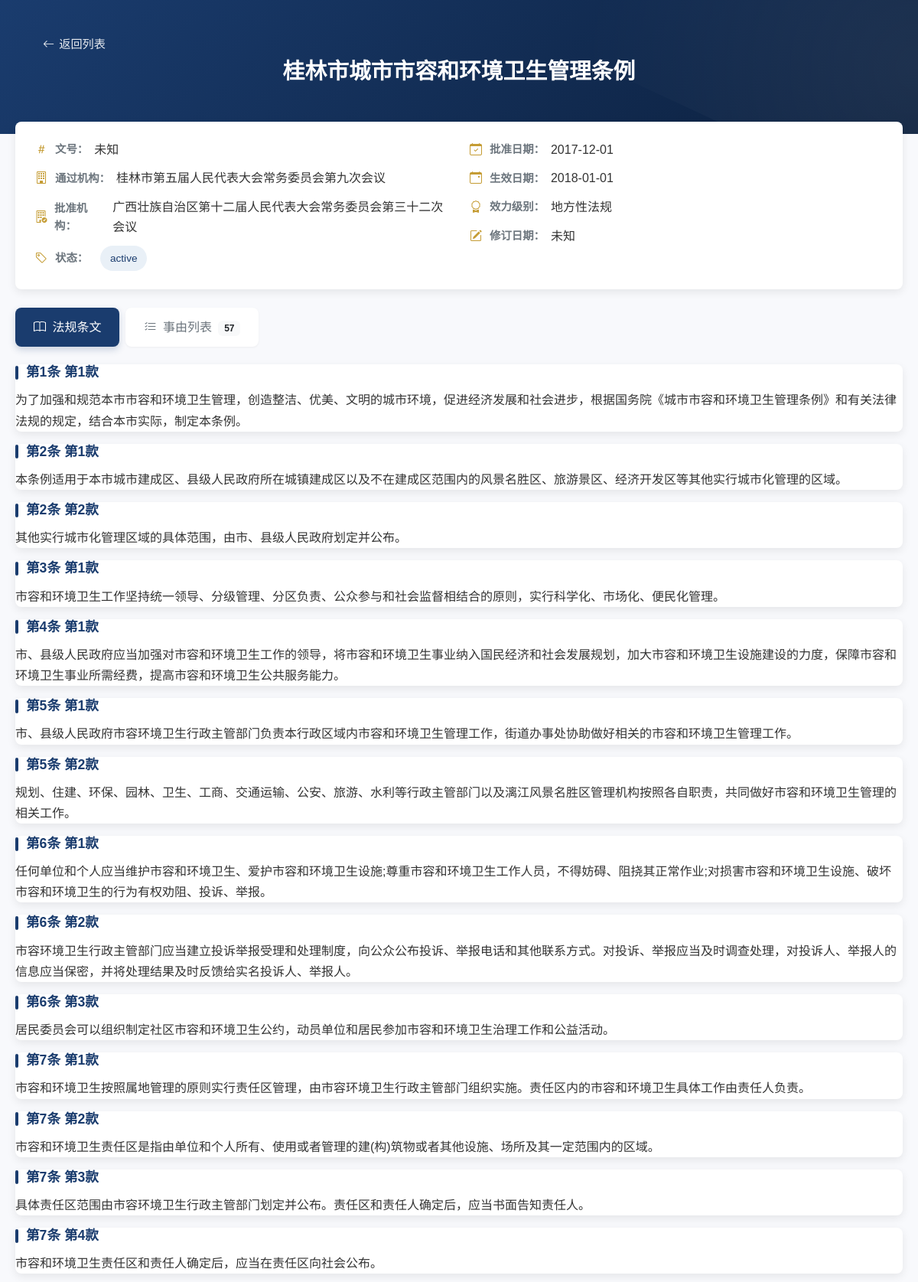
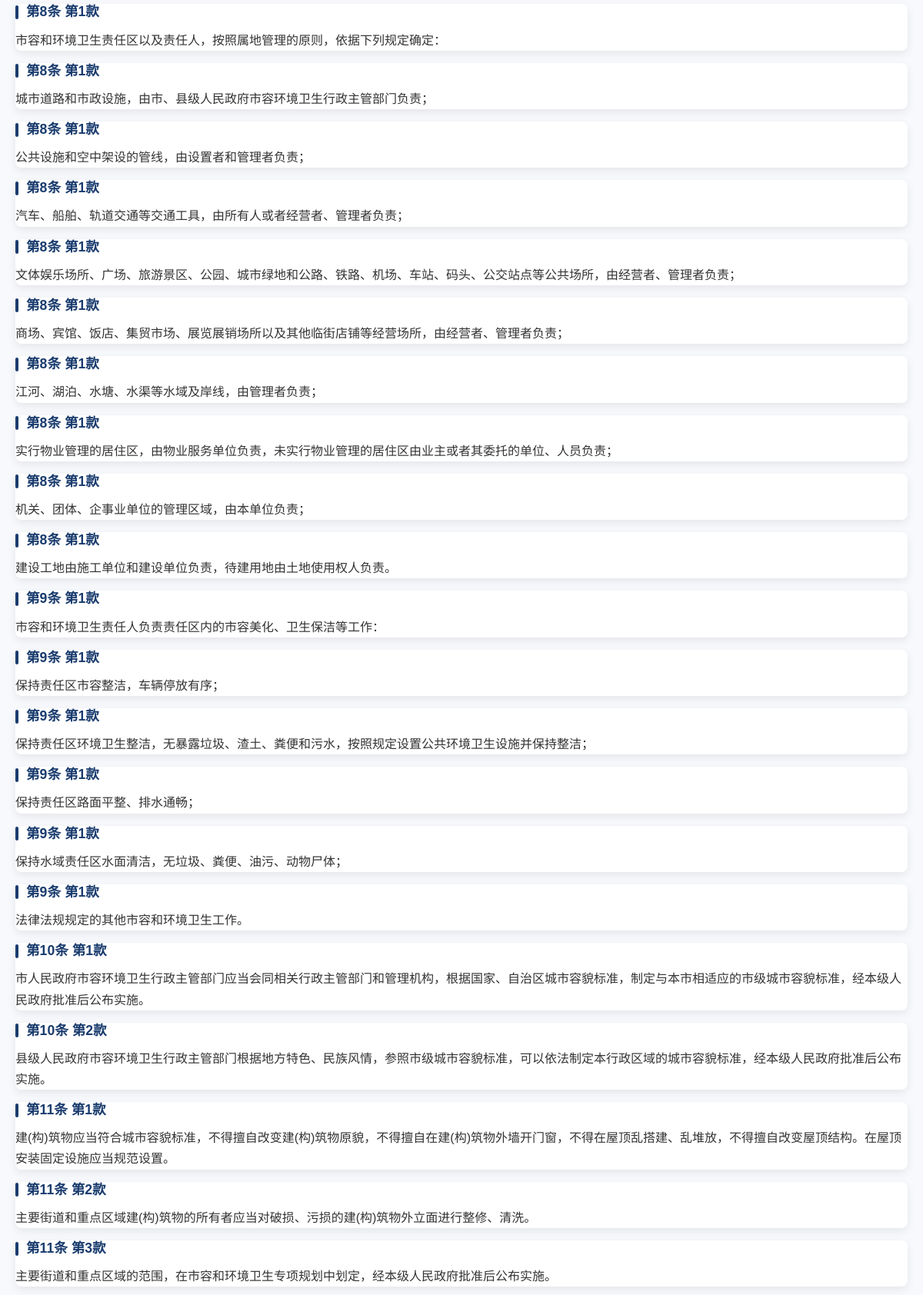
Screenshot of /regulations/5 (upper part) with the database file from the repository (2 pictures, top to bottom).
### models.py (models this page shows)
class LegalRegulation(db.Model):
    id = db.Column(db.Integer, primary_key=True)
    name = db.Column(db.String(200), nullable=False, unique=True)  # 法规名称
    document_number = db.Column(db.String(100))  # 文号
    issued_by = db.Column(db.String(100))  # 通过机构
    approved_by = db.Column(db.String(100))  # 批准机构
    issued_date = db.Column(db.DateTime)  # 批准日期
    effective_date = db.Column(db.DateTime)  # 生效日期
    revision_date = db.Column(db.DateTime)  # 修订日期
    hierarchy_level = db.Column(db.String(50))  # 效力级别
    province = db.Column(db.String(50))  # 省
    city = db.Column(db.String(50))  # 市
    status = db.Column(db.String(20), default='active')  # 状态：active, archived
    structures = relationship('LegalStructure', back_populates='regulation', cascade='all, delete-orphan')
    causes = relationship('LegalCause', back_populates='regulation', cascade='all, delete-orphan')

class LegalStructure(db.Model):
    id = db.Column(db.Integer, primary_key=True)
    regulation_id = db.Column(db.Integer, db.ForeignKey('legal_regulation.id'), nullable=False)
    article = db.Column(db.Integer)  # 条
    paragraph = db.Column(db.Integer)  # 款
    item = db.Column(db.Integer)  # 项
    section = db.Column(db.Integer)  # 目
    content = db.Column(db.Text, nullable=False)
    original_text = db.Column(db.Text)  # 原始文本
    regulation = relationship('LegalRegulation', back_populates='structures')

### app.py (the view)
@app.route('/regulations/<int:regulation_id>')
def regulation_detail(regulation_id):
    regulation = LegalRegulation.query.get_or_404(regulation_id)
    structures = LegalStructure.query.filter_by(regulation_id=regulation_id).all()
    causes = LegalCause.query.filter_by(regulation_id=regulation_id).all()
    return render_template('regulations/detail.html',
                           regulation=regulation,
                           structures=structures,
                           causes=causes)

### app.py (called while the page is built)
@app.context_processor
def utility_processor():
    return {
        'get_punishment_count': get_punishment_count
    }

### templates/regulations/detail.html (shortened to what this page needs)
<!DOCTYPE html>
<html lang="zh">
<head>
    <link href="https://cdn.jsdelivr.net/npm/bootstrap@5.3.0/dist/css/bootstrap.min.css" rel="stylesheet">
    <link rel="stylesheet" href="https://cdn.jsdelivr.net/npm/bootstrap-icons@1.11.0/font/bootstrap-icons.css">
</head>
<body>
    <div class="header-wrapper">
        <div class="app-container">
            <div class="regulation-header">
                <a href="{{ url_for('search_regulations') }}" class="back-button">
                    <i class="bi bi-arrow-left"></i> 返回列表
                </a>
                <h2 class="regulation-title text-center">{{ regulation.name }}</h2>
            </div>
        </div>
    </div>
    <div class="app-container">
        <div class="metadata-card">
            <div class="row metadata-row">
                <div class="col-md-6 metadata-col">
                    <div class="metadata-item">
                        <i class="bi bi-hash"></i>
                        <span class="info-label">文号：</span>
                        <span class="info-value">{{ regulation.document_number or '未知' }}</span>
                    </div>
                    <div class="metadata-item">
                        <i class="bi bi-building"></i>
                        <span class="info-label">通过机构：</span>
                        <span class="info-value">{{ regulation.issued_by or '未知' }}</span>
                    </div>
                    <div class="metadata-item">
                        <i class="bi bi-building-check"></i>
                        <span class="info-label">批准机构：</span>
                        <span class="info-value">{{ regulation.approved_by or '未知' }}</span>
                    </div>
                    <div class="metadata-item">
                        <i class="bi bi-tag"></i>
                        <span class="info-label">状态：</span>
                        <span class="info-value">
                            <span class="status-badge">{{ regulation.status }}</span>
                        </span>
                    </div>
                </div>
                <div class="col-md-6 metadata-col">
                    <div class="metadata-item">
                        <i class="bi bi-calendar-check"></i>
                        <span class="info-label">批准日期：</span>
                        <span class="info-value">{{ regulation.issued_date.strftime('%Y-%m-%d') if regulation.issued_date else '未知' }}</span>
                    </div>
                    <div class="metadata-item">
                        <i class="bi bi-calendar-event"></i>
                        <span class="info-label">生效日期：</span>
                        <span class="info-value">{{ regulation.effective_date.strftime('%Y-%m-%d') if regulation.effective_date else '未知' }}</span>
                    </div>
                    <div class="metadata-item">
                        <i class="bi bi-award"></i>
                        <span class="info-label">效力级别：</span>
                        <span class="info-value">{{ regulation.hierarchy_level or '未知' }}</span>
                    </div>
                    <div class="metadata-item">
                        <i class="bi bi-pencil-square"></i>
                        <span class="info-label">修订日期：</span>
                        <span class="info-value">{{ regulation.revision_date.strftime('%Y-%m-%d') if regulation.revision_date else '未知' }}</span>
                    </div>
                </div>
            </div>
        </div>
        <ul class="nav nav-tabs" id="regulationTabs">
            <li class="nav-item">
                <a class="nav-link active" id="articles-tab" data-bs-toggle="tab" href="#legal-articles">
                    <i class="bi bi-book me-1"></i> 法规条文
                </a>
            </li>
            <li class="nav-item">
                <a class="nav-link" id="causes-tab" data-bs-toggle="tab" href="#legal-causes">
                    <i class="bi bi-list-check me-1"></i> 事由列表
                    <span class="badge bg-light text-dark ms-1">{{ causes|length }}</span>
                </a>
            </li>
        </ul>
        <div class="tab-content">
            <div class="tab-pane fade show active" id="legal-articles">
                {% for structure in structures %}
                <div class="article-card">
                    <div class="card-body">
                        <h5 class="article-title">
                            第{{ structure.article }}条
                            {% if structure.paragraph %}第{{ structure.paragraph }}款{% endif %}
                        </h5>
                        <p class="article-content">{{ structure.content }}</p>
                    </div>
                </div>
                {% endfor %}
            </div>
        </div>
    </div>
</body>
</html>

### templates/regulations/detail.html (style rules this page uses)
:root { --primary-color: #1a3c6e; --secondary-color: #f8f9fc; --accent-color: #c59c34; --dark-color: #2c3e50; --light-accent: #e9f0f7; --text-primary: #333333; --text-secondary: #6c757d; --border-radius: 8px; --card-shadow: 0 4px 12px rgba(0,0,0,0.08); --transition: all 0.3s ease; }
body { font-family: 'Microsoft YaHei', '微软雅黑', Arial, sans-serif; background-color: var(--secondary-color); color: var(--text-primary); line-height: 1.6; }
.app-container { max-width: 1200px; margin: 0 auto; padding: 0 20px; }
.back-button { display: inline-flex; align-items: center; color: rgba(255,255,255,0.9); text-decoration: none; font-weight: 500; font-size: 0.95rem; padding: 6px 12px; border-radius: var(--border-radius); transition: var(--transition); }
.back-button i { margin-right: 6px; }
.header-wrapper { background: linear-gradient(135deg, var(--primary-color) 0%, #0c203e 100%); position: relative; overflow: hidden; }
.header-wrapper::before { content: ''; position: absolute; top: -50%; right: -50%; width: 100%; height: 200%; background: radial-gradient(circle, rgba(255,255,255,0.07) 0%, rgba(255,255,255,0) 70%); transform: rotate(25deg); }
.regulation-header { color: white; padding: 2.5rem 1.5rem; border-radius: 0; position: relative; z-index: 1; }
.regulation-title { font-weight: 700; margin-bottom: 1.5rem; font-size: 1.8rem; }
.metadata-card { background: white; border-radius: var(--border-radius); box-shadow: var(--card-shadow); padding: 1.5rem; margin-top: -1rem; margin-bottom: 1.5rem; position: relative; z-index: 10; }
.metadata-item { display: flex; align-items: center; margin-bottom: 0.75rem; }
.metadata-item:last-child { margin-bottom: 0; }
.metadata-item i { color: var(--accent-color); margin-right: 8px; width: 20px; text-align: center; }
.status-badge { display: inline-block; padding: 0.35rem 0.8rem; font-size: 0.85rem; font-weight: 500; border-radius: 50px; background-color: var(--light-accent); color: var(--primary-color); margin-left: 8px; }
.nav-tabs { border: none; margin-bottom: 1.5rem; }
.nav-tabs .nav-item { margin-right: 0.5rem; }
.nav-tabs .nav-link { color: var(--text-secondary); border: none; padding: 0.8rem 1.5rem; font-weight: 500; border-radius: var(--border-radius); background-color: white; box-shadow: 0 1px 3px rgba(0,0,0,0.05); transition: var(--transition); }
.nav-tabs .nav-link.active { background-color: var(--primary-color); color: white; box-shadow: 0 4px 10px rgba(26, 60, 110, 0.2); }
.tab-content { background: transparent; border-radius: var(--border-radius); }
.article-card { background-color: white; border-radius: var(--border-radius); box-shadow: var(--card-shadow); margin-bottom: 1rem; transition: var(--transition); border: none; }
.article-title { font-weight: 600; color: var(--primary-color); margin-bottom: 0.75rem; font-size: 1.1rem; display: flex; align-items: center; }
.article-title::before { content: ''; display: inline-block; width: 4px; height: 18px; background-color: var(--primary-color); margin-right: 10px; border-radius: 4px; }
.article-content { color: var(--text-primary); line-height: 1.7; }
.info-label { font-weight: 600; color: var(--text-secondary); margin-right: 0.5rem; font-size: 0.9rem; }
.info-value { color: var(--text-primary); }

### rows the page displays
LegalRegulation: name "桂林市城市市容和环境卫生管理条例", document_number "未知", issued_by "桂林市第五届人民代表大会常务委员会第九次会议", approved_by "广西壮族自治区第十二届人民代表大会常务委员会第三十二次会议", status "active", issued_date "2017-12-01", effective_date "2018-01-01", hierarchy_level "地方性法规", revision_date "未知"
LegalStructure: article "1", paragraph "1", content "为了加强和规范本市市容和环境卫生管理，创造整洁、优美、文明的城市环境，促进经济发展和社会进步，根据国务院《城市市容和环境卫生管理条例》和有关法律法规的规定，结合本市实际，制定本条例。"
LegalStructure: article "2", paragraph "1", content "本条例适用于本市城市建成区、县级人民政府所在城镇建成区以及不在建成区范围内的风景名胜区、旅游景区、经济开发区等其他实行城市化管理的区域。"
LegalStructure: article "2", paragraph "2", content "其他实行城市化管理区域的具体范围，由市、县级人民政府划定并公布。"
LegalStructure: article "3", paragraph "1", content "市容和环境卫生工作坚持统一领导、分级管理、分区负责、公众参与和社会监督相结合的原则，实行科学化、市场化、便民化管理。"
LegalStructure: article "4", paragraph "1", content "市、县级人民政府应当加强对市容和环境卫生工作的领导，将市容和环境卫生事业纳入国民经济和社会发展规划，加大市容和环境卫生设施建设的力度，保障市容和环境卫生事业所需经费，提高市容和环境卫生公共服务能力。"
LegalStructure: article "5", paragraph "1", content "市、县级人民政府市容环境卫生行政主管部门负责本行政区域内市容和环境卫生管理工作，街道办事处协助做好相关的市容和环境卫生管理工作。"
LegalStructure: article "5", paragraph "2", content "规划、住建、环保、园林、卫生、工商、交通运输、公安、旅游、水利等行政主管部门以及漓江风景名胜区管理机构按照各自职责，共同做好市容和环境卫生管理的相关工作。"
LegalStructure: article "6", paragraph "1", content "任何单位和个人应当维护市容和环境卫生、爱护市容和环境卫生设施;尊重市容和环境卫生工作人员，不得妨碍、阻挠其正常作业;对损害市容和环境卫生设施、破坏市容和环境卫生的行为有权劝阻、投诉、举报。"
LegalStructure: article "6", paragraph "2", content "市容环境卫生行政主管部门应当建立投诉举报受理和处理制度，向公众公布投诉、举报电话和其他联系方式。对投诉、举报应当及时调查处理，对投诉人、举报人的信息应当保密，并将处理结果及时反馈给实名投诉人、举报人。"
LegalStructure: article "6", paragraph "3", content "居民委员会可以组织制定社区市容和环境卫生公约，动员单位和居民参加市容和环境卫生治理工作和公益活动。"
LegalStructure: article "7", paragraph "1", content "市容和环境卫生按照属地管理的原则实行责任区管理，由市容环境卫生行政主管部门组织实施。责任区内的市容和环境卫生具体工作由责任人负责。"
LegalStructure: article "7", paragraph "2", content "市容和环境卫生责任区是指由单位和个人所有、使用或者管理的建(构)筑物或者其他设施、场所及其一定范围内的区域。"
LegalStructure: article "7", paragraph "3", content "具体责任区范围由市容环境卫生行政主管部门划定并公布。责任区和责任人确定后，应当书面告知责任人。"
LegalStructure: article "7", paragraph "4", content "市容和环境卫生责任区和责任人确定后，应当在责任区向社会公布。"
LegalStructure: article "8", paragraph "1", content "市容和环境卫生责任区以及责任人，按照属地管理的原则，依据下列规定确定："
LegalStructure: article "8", paragraph "1", content "城市道路和市政设施，由市、县级人民政府市容环境卫生行政主管部门负责；"
LegalStructure: article "8", paragraph "1", content "公共设施和空中架设的管线，由设置者和管理者负责；"
LegalStructure: article "8", paragraph "1", content "汽车、船舶、轨道交通等交通工具，由所有人或者经营者、管理者负责；"
LegalStructure: article "8", paragraph "1", content "文体娱乐场所、广场、旅游景区、公园、城市绿地和公路、铁路、机场、车站、码头、公交站点等公共场所，由经营者、管理者负责；"
LegalStructure: article "8", paragraph "1", content "商场、宾馆、饭店、集贸市场、展览展销场所以及其他临街店铺等经营场所，由经营者、管理者负责；"
LegalStructure: article "8", paragraph "1", content "江河、湖泊、水塘、水渠等水域及岸线，由管理者负责；"
LegalStructure: article "8", paragraph "1", content "实行物业管理的居住区，由物业服务单位负责，未实行物业管理的居住区由业主或者其委托的单位、人员负责；"
LegalStructure: article "8", paragraph "1", content "机关、团体、企事业单位的管理区域，由本单位负责；"
LegalStructure: article "8", paragraph "1", content "建设工地由施工单位和建设单位负责，待建用地由土地使用权人负责。"
LegalStructure: article "9", paragraph "1", content "市容和环境卫生责任人负责责任区内的市容美化、卫生保洁等工作："
LegalStructure: article "9", paragraph "1", content "保持责任区市容整洁，车辆停放有序；"
LegalStructure: article "9", paragraph "1", content "保持责任区环境卫生整洁，无暴露垃圾、渣土、粪便和污水，按照规定设置公共环境卫生设施并保持整洁；"
LegalStructure: article "9", paragraph "1", content "保持责任区路面平整、排水通畅；"
LegalStructure: article "9", paragraph "1", content "保持水域责任区水面清洁，无垃圾、粪便、油污、动物尸体；"
LegalStructure: article "9", paragraph "1", content "法律法规规定的其他市容和环境卫生工作。"
LegalStructure: article "10", paragraph "1", content "市人民政府市容环境卫生行政主管部门应当会同相关行政主管部门和管理机构，根据国家、自治区城市容貌标准，制定与本市相适应的市级城市容貌标准，经本级人民政府批准后公布实施。"
LegalStructure: article "10", paragraph "2", content "县级人民政府市容环境卫生行政主管部门根据地方特色、民族风情，参照市级城市容貌标准，可以依法制定本行政区域的城市容貌标准，经本级人民政府批准后公布实施。"
LegalStructure: article "11", paragraph "1", content "建(构)筑物应当符合城市容貌标准，不得擅自改变建(构)筑物原貌，不得擅自在建(构)筑物外墙开门窗，不得在屋顶乱搭建、乱堆放，不得擅自改变屋顶结构。在屋顶安装固定设施应当规范设置。"
LegalStructure: article "11", paragraph "2", content "主要街道和重点区域建(构)筑物的所有者应当对破损、污损的建(构)筑物外立面进行整修、清洗。"
LegalStructure: article "11", paragraph "3", content "主要街道和重点区域的范围，在市容和环境卫生专项规划中划定，经本级人民政府批准后公布实施。"

### other values shown
{{ causes|length }} "57"
